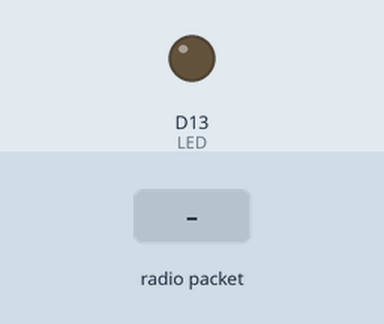
The sketch below on a simulated Arduino MKR. Shown: output pins drawn as LEDs (lit = HIGH). Inputs (shaded band) come from the test bench. No radio packets arrive unless stated; what the sketch prints to the serial monitor is not drawn.

Above: at 2.2 s.
2.3 s: radio packet "5" arrives
At 2.8 s:
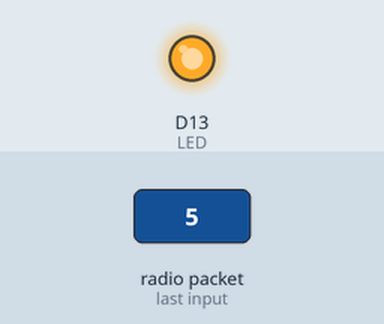
3.8 s: radio packet "90" arrives
At 5.2 s:
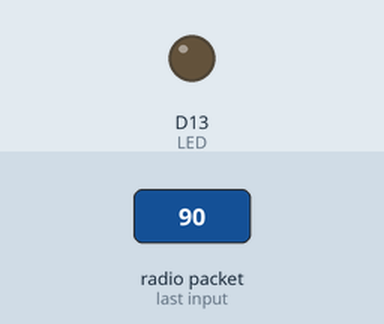
5.3 s: radio packet "200" arrives
At 6.1 s:
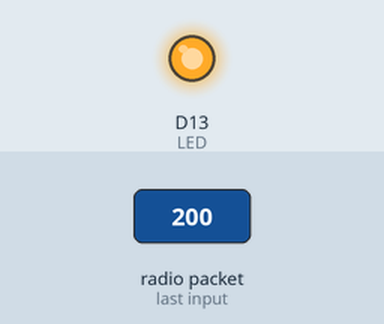
Timing chart, 0 to 8.3 s (numbered marks = the images above; inputs shaded):
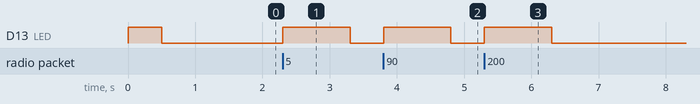

Measured:
- after the input at 2.3 s, D13 (LED): LOW → HIGH at once, → LOW 1.0 s later
- after the input at 3.8 s, D13 (LED): LOW → HIGH at once, → LOW 1.0 s later
- after the input at 5.3 s, D13 (LED): LOW → HIGH at once, → LOW 1.0 s later

The sketch:

Leader.ino
```cpp
/*
 Both the TX and RX ProRF boards will need a wire antenna. We recommend a 3" pie
ce of wire.
 This example is a modified version of the example provided by the Radio Head
 Library which can be found here:
 www.github.com/PaulStoffregen/RadioHeadd
*/
#include <SPI.h>
#include <FlashStorage.h>

//Radio Head Library:
#include <RH_RF95.h>

// We need to provide the RFM95 module's chip select and interrupt pins to the
// rf95 instance below.On the SparkFun ProRF those pins are 12 and 6 respectively.
RH_RF95 rf95(12, 6);

// Reserve a portion of flash memory to store an "int" variable
// and call it "my_flash_store".
FlashStorage(my_flash_store, int);

int LED = 13; //Status LED is on pin 13
int packetCounter = 0; //Counts the number of packets sent
long timeSinceLastPacket = 0; //Tracks the time stamp of last packet received
int lastPacketIDs[4] = {0,0,0,0};

// The broadcast frequency is set to 921.2, but the SADM21 ProRf operates
// anywhere in the range of 902-928MHz in the Americas.
// Europe operates in the frequencies 863-870, center frequency at 868MHz.
// This works but it is unknown how well the radio configures to this frequency:
float frequency = 906; //Broadcast frequency


void setup()
{
  pinMode(LED, OUTPUT);
  SerialUSB.begin(9600);
  // while (!SerialUSB);

  //Initialize the Radio.
  SerialUSB.println("RFM Client!");
  if (rf95.init() == false) {
    SerialUSB.println("Radio Init Failed - Freezing");
    while (1);
  }
  else {
    //An LED inidicator to let us know radio initialization has completed.
    SerialUSB.println("Receiver up!");
    digitalWrite(LED, HIGH);
    delay(500);
    digitalWrite(LED, LOW);
    delay(500);
  }
  rf95.setFrequency(frequency);
  // Transmitter power can range from 14-20dbm.
  rf95.setTxPower(20, false);
  uint8_t toSend[] = "Start";
  rf95.send(toSend, sizeof(toSend));
  rf95.waitPacketSent();
  rf95.setTxPower(20, true);
}


void loop()
{
  if (rf95.available()) {
    uint8_t buf[RH_RF95_MAX_MESSAGE_LEN];
    uint8_t len = sizeof(buf);
    if (rf95.recv(buf, &len)){
      digitalWrite(LED, HIGH); //Turn on status LED
      timeSinceLastPacket = millis(); //Timestamp this packet
      SerialUSB.println((char*)buf);

      char *message = strtok((char *)buf, ",");
      int nodeID = atoi(message);

      message = strtok(NULL, ",");
      int packetID = atoi(message);

      message = strtok(NULL, ",");
      unsigned long timestamp = strtoul(message, NULL, 10);

      message = strtok(NULL, ",");
      float temperature = atof(message);

      message = strtok(NULL, ",");
      int errorCode = atoi(message);

      int idealPacketID = lastPacketIDs[nodeID] + 1;
      if (packetID > idealPacketID)
        errorCode = 2;
      lastPacketIDs[nodeID] = packetID;

      // Log error and write it to flash
      if (errorCode > 0) {
        my_flash_store.write(errorCode);
        SerialUSB.print("Node ");
        SerialUSB.print(nodeID);
        SerialUSB.print(" had an error code of ");
        SerialUSB.print(my_flash_store.read());
        SerialUSB.print(" at time ");
        SerialUSB.println(timestamp);
      }
    } else
      SerialUSB.println("Recieve failed");
  }
  //Turn off status LED if we haven't received a packet after 1s
  if(millis() - timeSinceLastPacket > 1000){
    digitalWrite(LED, LOW); //Turn off status LED
    timeSinceLastPacket = millis(); //Don't write LED but every 1s
  }
}
```
